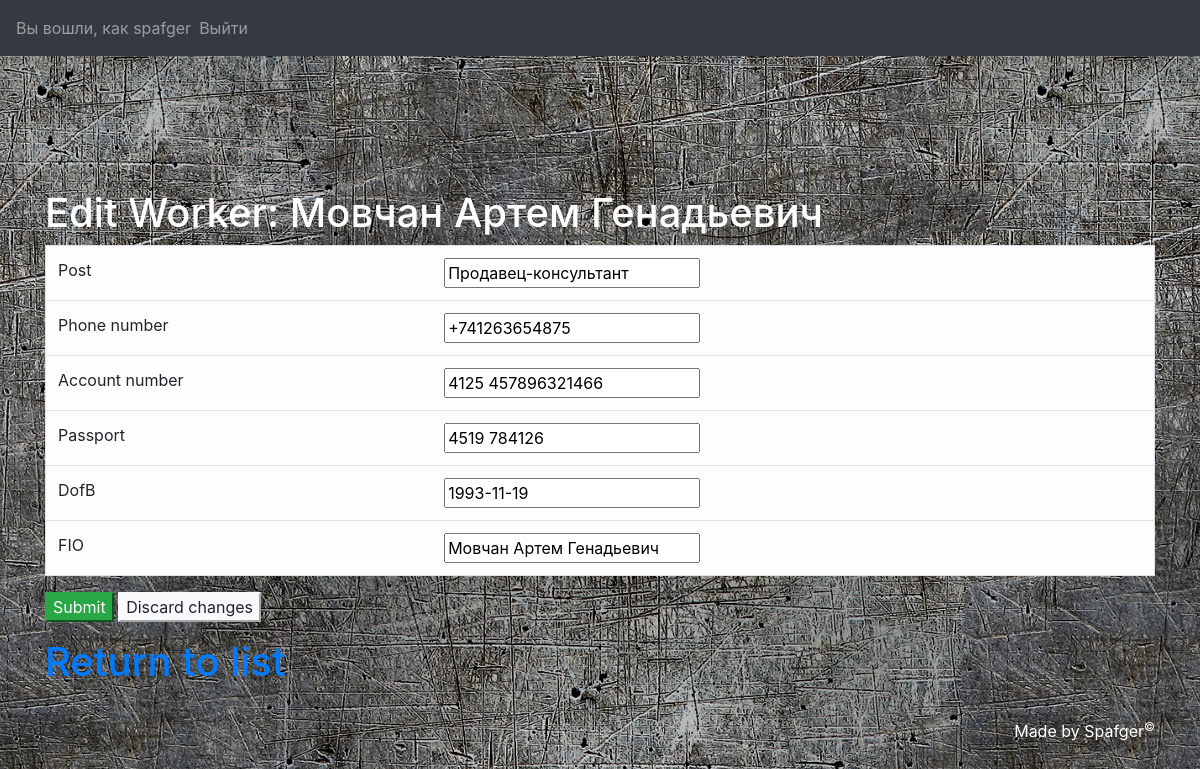
The app's page /LabaUD/mainmenu/Worker/editworkerform/3 (signed in) with its own data.
### LabaUD/models.py (models this page shows)
class Worker(models.Model):
    id_worker = models.AutoField(primary_key=True)
    post = models.CharField(max_length=64)
    phone_number_worker = models.CharField(max_length=13)
    account_number_worker = models.CharField(max_length=20)
    passport_worker = models.CharField(max_length=128)
    dofb_worker = models.DateField()
    fio_worker = models.CharField(max_length=128)
    def __str__(self):
        return self.fio_worker

### LabaUD/views.py (the view, shortened to what this page needs)
# urls.py: url(r'^mainmenu/Worker/editworkerform/(?P<worker_name>[\w-]+)$', views.editworker_form, name='edit_worker'),
def editworker_form(request, worker_name):
    cur_user = get_user(request)
    if cur_user.is_staff:
        worker = Worker.objects.get(id_worker=worker_name)
        form = Worker_Form(instance=worker)
        flag = False
        return render(request, "bdedit/Worker/editworker.html", locals())
    else:
        return redirect("../../../failed")

### LabaUD/forms.py
class Worker_Form(ModelForm):
    class Meta:
        model = Worker
        fields = ["id_worker", "post", "phone_number_worker", "account_number_worker", "passport_worker", "dofb_worker", "fio_worker"]

### templates/bdedit/Worker/editworker.html (shortened to what this page needs)
{% extends "base.html" %}
{% block content %}
    <div class="container">
        <h1 style="color: #FFFFFF">Edit Worker: {{ worker }}</h1>
    </div>
    <div class="container">
        <form action="" method="post">
            <table class="table table-light border" align="center">
                <tr>
                    <td>Post</td>
                    <td>{{ form.post }}</td>
                </tr>
                <tr>
                    <td>Phone number</td>
                    <td>{{ form.phone_number_worker }}</td>
                </tr>
                <tr>
                    <td>Account number</td>
                    <td>{{ form.account_number_worker }}</td>
                </tr>
                <tr>
                    <td>Passport</td>
                    <td>{{ form.passport_worker }}</td>
                </tr>
                <tr>
                    <td>DofB</td>
                    <td>{{ form.dofb_worker }}</td>
                </tr>
                <tr>
                    <td>FIO</td>
                    <td>{{ form.fio_worker }}</td>
                </tr>
            </table>
            <p>
                <input type="submit" class="btn-success">
                <a href="../outworker"><input type="button" class="btn-light" value="Discard changes"></a>
            </p>
        </form>
        <h1><a href="{% url "out_worker" %}">Return to list</a></h1>
    </div>
{% endblock content %}

### templates/header.html (shortened to what this page needs)
<nav class="navbar navbar-expand-sm bg-dark navbar-dark">
{% if cur_user.id is not None %}
<ul class="navbar-nav mr-2">
    <li class="nav-item">
        <span class="navbar-text">
            Вы вошли, как {{ cur_user }}
        </span>
    </li>
    <li class="nav-item">
        <a class="nav-link" href="{% url 'logout' %}">Выйти</a>
    </li>
</ul>
{% endif %}
</nav>
<div class="container-fluid">
    <table class="w-75" style="height: 100px; margin: 0 auto">
            <tr>
            </tr>
    </table>
</div>
<hr>

### records on screen
Worker: fio_worker "Мовчан Артем Генадьевич", post "Продавец-консультант", phone_number_worker "+741263654875", account_number_worker "4125 457896321466", passport_worker "4519 784126", dofb_worker "1993-11-19"

### other values on screen
{{ cur_user }} "spafger"
